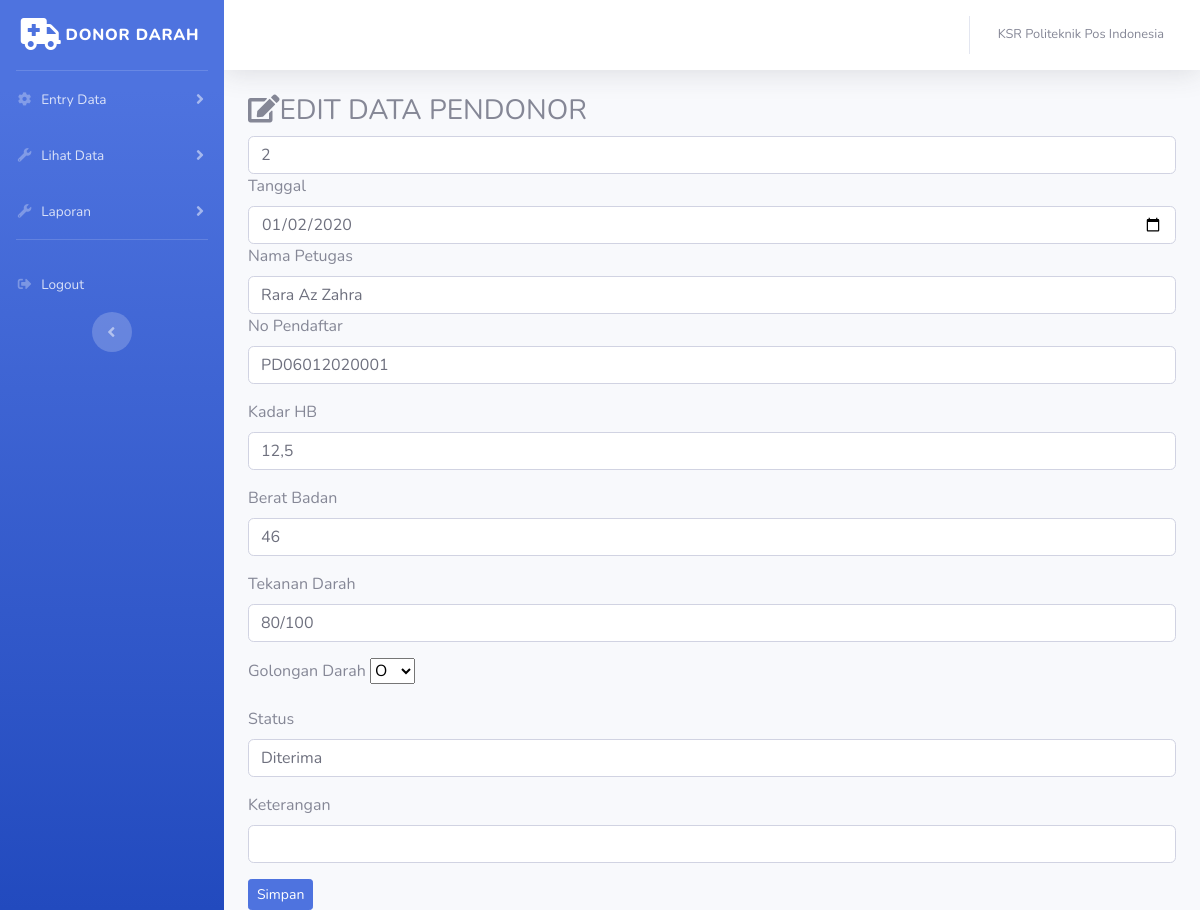
Page /index.php/admin/data_pendonor/edit/2 on the committed database.
### tables this page shows
CREATE TABLE `pendonor` (
  `no` int(11) NOT NULL,
  `nama_kgt` varchar(255) NOT NULL,
  `nama_petugas` varchar(255) NOT NULL,
  `tanggal` date NOT NULL,
  `no_pendaftar` varchar(20) NOT NULL,
  `hb` varchar(10) NOT NULL,
  `bb` varchar(10) NOT NULL,
  `tekanan_darah` varchar(10) NOT NULL,
  `golongan_darah` varchar(5) NOT NULL,
  `status` varchar(30) NOT NULL,
  `keterangan` varchar(255) DEFAULT NULL
);

### application/controllers/admin/data_pendonor.php (called while the page is built, shortened)
<?php
class data_pendonor extends CI_Controller{
	public function edit($no)
	{
		$where = array('no' =>$no);
		$data['pendonor'] = $this->model_pendonor->edit_pendonor($where, 'pendonor')->result();
		$this->load->view('templates_admin/header');
		$this->load->view('templates_admin/sidebar');
		$this->load->view('admin/edit_pendonor',$data);
		$this->load->view('templates_admin/footer');
	}
}

### index.php (called while the page is built, shortened)
<?php
require_once BASEPATH.'core/CodeIgniter.php';

### application/models/model_pendonor.php (called while the page is built, shortened)
<?php
class Model_pendonor extends CI_Model{
	public function edit_pendonor($where,$table){
		return $this->db->get_where($table,$where);
	}
}
?>

### application/views/admin/edit_pendonor.php (the view, shortened to what this page needs)
<div class="container-fluid">
	<h3><i class="fas fa-edit"></i>EDIT DATA PENDONOR</h3>
	<?php foreach ($pendonor  as $pdr) : ?>
		<form method="post" action="<?php echo base_url(). 'admin/data_pendonor/update' ?>">
                     <?php echo form_open_multipart('admin/data_pendonor/update');  ?>
                     <div class="for-group">
                      <input type="text" name="no" class="form-control" value="<?php echo $pdr->no ?>">
                      </div>
                     <div class="for-group">
                            <label>Tanggal</label>
                            <input type="date" name="tanggal" class="form-control" value="<?php echo $pdr->tanggal ?>">
                     </div>
			<div class="for-group">
				<label>Nama Petugas</label>
				<input type="text" name="nama_petugas" class="form-control" value="<?php echo $pdr->nama_petugas ?>">
			</div>
			<div class="form-group">
       			<label>No Pendaftar</label>
       			<input type="text" name="no_pendaftar" class="form-control" value="<?php echo $pdr->no_pendaftar ?>">
       		</div>
       		<div class="form-group">
       			<label>Kadar HB</label>
       			<input type="text" name="hb" class="form-control" value="<?php echo $pdr->hb ?>">
       		</div>
       		<div class="form-group">
       			<label>Berat Badan</label>
       			<input type="text" name="bb" class="form-control" value="<?php echo $pdr->bb ?>">
       		</div>
       		<div class="form-group">
       			<label>Tekanan Darah</label>
       			<input type="text" name="tekanan_darah" class="form-control" value="<?php echo $pdr->tekanan_darah ?>">
       		</div>
       		<div class="form-group">
       			<label>Golongan Darah</label>
                            <select name="golongan_darah">
              			<option><?php echo $pdr->golongan_darah ?></option>
                            </select>
       		</div>
       		<div class="form-group">
       			<label>Status</label>
       			<input type="text" name="status" class="form-control" value="<?php echo $pdr->status ?>">
       		</div>
                     <div class="form-group">
                            <label>Keterangan</label>
                            <input type="text" name="keterangan" class="form-control" value="<?php echo $pdr->keterangan ?>">
                     </div>
       		<button type="submit" class="btn btn-primary btn-sm">Simpan</button>
		</form>
	<?php endforeach; ?>
</div>

### rows in the picture
pendonor: no "2", tanggal "01/02/2020", nama_petugas "Rara Az Zahra", no_pendaftar "PD06012020001", hb "12,5", bb "46", tekanan_darah "80/100", golongan_darah "O", status "Diterima"
